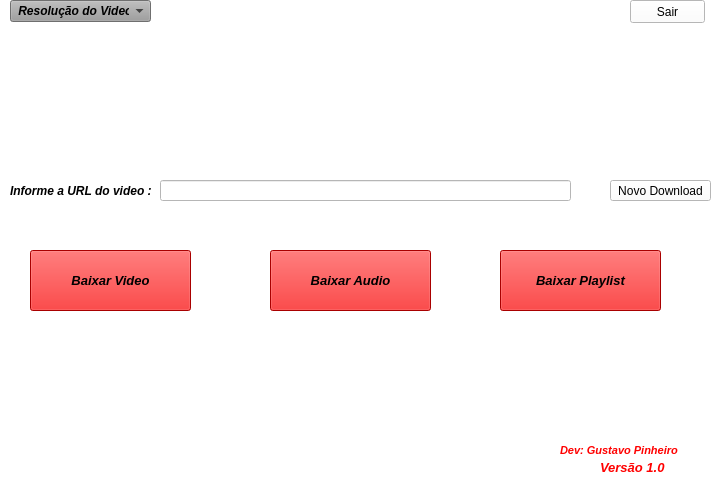
<?xml version="1.0" encoding="UTF-8"?>
<ui version="4.0">
 <author>Gustavo Pinheiro</author>
 <class>AppDownloader</class>
 <widget class="QMainWindow" name="AppDownloader">
  <property name="geometry">
   <rect>
    <x>0</x>
    <y>0</y>
    <width>722</width>
    <height>500</height>
   </rect>
  </property>
  <property name="sizePolicy">
   <sizepolicy hsizetype="Fixed" vsizetype="Fixed">
    <horstretch>0</horstretch>
    <verstretch>0</verstretch>
   </sizepolicy>
  </property>
  <property name="minimumSize">
   <size>
    <width>722</width>
    <height>500</height>
   </size>
  </property>
  <property name="maximumSize">
   <size>
    <width>722</width>
    <height>500</height>
   </size>
  </property>
  <property name="sizeIncrement">
   <size>
    <width>722</width>
    <height>500</height>
   </size>
  </property>
  <property name="windowTitle">
   <string>Gp TubeDownloader</string>
  </property>
  <property name="windowIcon">
   <iconset resource="iconeprogram.qrc">
    <normaloff>:/newPrefix/icone.png</normaloff>
    <normalon>icone.png</normalon>
    <disabledoff>icone.png</disabledoff>
    <disabledon>icone.png</disabledon>
    <activeoff>:/newPrefix/icone.png</activeoff>
    <activeon>icone.png</activeon>
    <selectedoff>icone.png</selectedoff>
    <selectedon>icone.png</selectedon>:/newPrefix/icone.png</iconset>
  </property>
  <property name="styleSheet">
   <string notr="true">background-color: rgb(25, 25, 25);
background-color: rgb(255, 255, 255);
background-color: rgb(255, 255, 255);</string>
  </property>
  <widget class="QWidget" name="centralwidget">
   <property name="enabled">
    <bool>true</bool>
   </property>
   <property name="sizePolicy">
    <sizepolicy hsizetype="Maximum" vsizetype="Ignored">
     <horstretch>0</horstretch>
     <verstretch>0</verstretch>
    </sizepolicy>
   </property>
   <property name="minimumSize">
    <size>
     <width>722</width>
     <height>479</height>
    </size>
   </property>
   <property name="maximumSize">
    <size>
     <width>722</width>
     <height>749</height>
    </size>
   </property>
   <property name="layoutDirection">
    <enum>Qt::LeftToRight</enum>
   </property>
   <widget class="QLabel" name="label">
    <property name="geometry">
     <rect>
      <x>10</x>
      <y>180</y>
      <width>141</width>
      <height>21</height>
     </rect>
    </property>
    <property name="font">
     <font>
      <weight>75</weight>
      <italic>true</italic>
      <bold>true</bold>
     </font>
    </property>
    <property name="styleSheet">
     <string notr="true">background-color: rgb(255, 255, 255);</string>
    </property>
    <property name="text">
     <string>Informe a URL do video : </string>
    </property>
   </widget>
   <widget class="QPushButton" name="pushButton">
    <property name="geometry">
     <rect>
      <x>610</x>
      <y>180</y>
      <width>101</width>
      <height>21</height>
     </rect>
    </property>
    <property name="styleSheet">
     <string notr="true">background-color: rgb(255, 255, 255);</string>
    </property>
    <property name="text">
     <string>Novo Download</string>
    </property>
   </widget>
   <widget class="QPushButton" name="pushButton_2">
    <property name="geometry">
     <rect>
      <x>30</x>
      <y>250</y>
      <width>161</width>
      <height>61</height>
     </rect>
    </property>
    <property name="font">
     <font>
      <pointsize>10</pointsize>
      <weight>75</weight>
      <italic>true</italic>
      <bold>true</bold>
      <underline>false</underline>
     </font>
    </property>
    <property name="cursor">
     <cursorShape>PointingHandCursor</cursorShape>
    </property>
    <property name="mouseTracking">
     <bool>false</bool>
    </property>
    <property name="acceptDrops">
     <bool>false</bool>
    </property>
    <property name="statusTip">
     <string/>
    </property>
    <property name="whatsThis">
     <string/>
    </property>
    <property name="accessibleDescription">
     <string/>
    </property>
    <property name="autoFillBackground">
     <bool>false</bool>
    </property>
    <property name="styleSheet">
     <string notr="true">background-color: rgb(236, 0, 0);</string>
    </property>
    <property name="text">
     <string>Baixar Video</string>
    </property>
    <property name="checkable">
     <bool>false</bool>
    </property>
    <property name="autoExclusive">
     <bool>false</bool>
    </property>
   </widget>
   <widget class="QPushButton" name="pushButton_3">
    <property name="geometry">
     <rect>
      <x>270</x>
      <y>250</y>
      <width>161</width>
      <height>61</height>
     </rect>
    </property>
    <property name="font">
     <font>
      <pointsize>10</pointsize>
      <weight>75</weight>
      <italic>true</italic>
      <bold>true</bold>
     </font>
    </property>
    <property name="cursor">
     <cursorShape>PointingHandCursor</cursorShape>
    </property>
    <property name="styleSheet">
     <string notr="true">background-color: rgb(236, 0, 0);</string>
    </property>
    <property name="text">
     <string>Baixar Audio</string>
    </property>
   </widget>
   <widget class="QPushButton" name="pushButton_4">
    <property name="geometry">
     <rect>
      <x>500</x>
      <y>250</y>
      <width>161</width>
      <height>61</height>
     </rect>
    </property>
    <property name="font">
     <font>
      <pointsize>10</pointsize>
      <weight>75</weight>
      <italic>true</italic>
      <bold>true</bold>
      <underline>false</underline>
      <strikeout>false</strikeout>
     </font>
    </property>
    <property name="cursor">
     <cursorShape>PointingHandCursor</cursorShape>
    </property>
    <property name="styleSheet">
     <string notr="true">background-color: rgb(236, 0, 0);</string>
    </property>
    <property name="text">
     <string extracomment="GG">Baixar Playlist</string>
    </property>
   </widget>
   <widget class="QLineEdit" name="lineEdit">
    <property name="geometry">
     <rect>
      <x>160</x>
      <y>180</y>
      <width>411</width>
      <height>21</height>
     </rect>
    </property>
    <property name="autoFillBackground">
     <bool>false</bool>
    </property>
    <property name="styleSheet">
     <string notr="true">background-color: rgb(255, 255, 255);</string>
    </property>
   </widget>
   <widget class="QLabel" name="label_2">
    <property name="geometry">
     <rect>
      <x>600</x>
      <y>460</y>
      <width>91</width>
      <height>16</height>
     </rect>
    </property>
    <property name="font">
     <font>
      <pointsize>10</pointsize>
      <weight>75</weight>
      <italic>true</italic>
      <bold>true</bold>
     </font>
    </property>
    <property name="styleSheet">
     <string notr="true">background-color: rgb(25, 25, 25);
background-color: rgb(255, 255, 255);</string>
    </property>
    <property name="text">
     <string>&lt;html&gt;&lt;head/&gt;&lt;body&gt;&lt;p&gt;&lt;span style=&quot; font-weight:600; font-style:italic; color:#ff0000;&quot;&gt;Versão 1.0&lt;/span&gt;&lt;/p&gt;&lt;/body&gt;&lt;/html&gt;</string>
    </property>
   </widget>
   <widget class="QLabel" name="label_3">
    <property name="geometry">
     <rect>
      <x>560</x>
      <y>440</y>
      <width>171</width>
      <height>21</height>
     </rect>
    </property>
    <property name="font">
     <font>
      <family>MS Shell Dlg 2</family>
      <pointsize>8</pointsize>
      <weight>9</weight>
      <italic>false</italic>
      <bold>false</bold>
     </font>
    </property>
    <property name="styleSheet">
     <string notr="true">background-color: rgb(25, 25, 25);
background-color: rgb(255, 255, 255);
font: 75 8pt &quot;MS Shell Dlg 2&quot;;</string>
    </property>
    <property name="text">
     <string>&lt;html&gt;&lt;head/&gt;&lt;body&gt;&lt;p&gt;&lt;span style=&quot; font-weight:600; font-style:italic; color:#ff0000;&quot;&gt;Dev: Gustavo Pinheiro &lt;/span&gt;&lt;/p&gt;&lt;/body&gt;&lt;/html&gt;</string>
    </property>
   </widget>
   <widget class="QComboBox" name="comboBox">
    <property name="geometry">
     <rect>
      <x>10</x>
      <y>0</y>
      <width>141</width>
      <height>22</height>
     </rect>
    </property>
    <property name="font">
     <font>
      <weight>75</weight>
      <italic>true</italic>
      <bold>true</bold>
     </font>
    </property>
    <property name="styleSheet">
     <string notr="true">background-color: rgb(255, 8, 0);
background-color: rgb(85, 85, 85);

background-color: rgb(156, 156, 156);</string>
    </property>
    <item>
     <property name="text">
      <string> Resolução do Video</string>
     </property>
    </item>
    <item>
     <property name="text">
      <string>360p</string>
     </property>
    </item>
    <item>
     <property name="text">
      <string>480p</string>
     </property>
    </item>
    <item>
     <property name="text">
      <string>720p</string>
     </property>
    </item>
    <item>
     <property name="text">
      <string>1080p</string>
     </property>
    </item>
   </widget>
   <widget class="QLabel" name="label_4">
    <property name="geometry">
     <rect>
      <x>690</x>
      <y>450</y>
      <width>31</width>
      <height>31</height>
     </rect>
    </property>
    <property name="text">
     <string/>
    </property>
    <property name="pixmap">
     <pixmap>logobandeira.png</pixmap>
    </property>
   </widget>
   <widget class="QLabel" name="label_5">
    <property name="geometry">
     <rect>
      <x>30</x>
      <y>10</y>
      <width>1441</width>
      <height>851</height>
     </rect>
    </property>
    <property name="text">
     <string/>
    </property>
    <property name="pixmap">
     <pixmap>logonova.png</pixmap>
    </property>
    <property name="scaledContents">
     <bool>true</bool>
    </property>
   </widget>
   <widget class="QPushButton" name="pushButton_5">
    <property name="geometry">
     <rect>
      <x>630</x>
      <y>0</y>
      <width>75</width>
      <height>23</height>
     </rect>
    </property>
    <property name="text">
     <string>Sair</string>
    </property>
   </widget>
   <zorder>label_5</zorder>
   <zorder>comboBox</zorder>
   <zorder>label</zorder>
   <zorder>pushButton</zorder>
   <zorder>pushButton_2</zorder>
   <zorder>pushButton_3</zorder>
   <zorder>pushButton_4</zorder>
   <zorder>lineEdit</zorder>
   <zorder>label_2</zorder>
   <zorder>label_3</zorder>
   <zorder>label_4</zorder>
   <zorder>pushButton_5</zorder>
  </widget>
  <widget class="QMenuBar" name="menubar">
   <property name="geometry">
    <rect>
     <x>0</x>
     <y>0</y>
     <width>722</width>
     <height>21</height>
    </rect>
   </property>
  </widget>
 </widget>
 <pixmapfunction>corpng.</pixmapfunction>
 <resources>
  <include location="teste.qrc"/>
  <include location="logosoft.qrc"/>
  <include location="iconeprogram.qrc"/>
 </resources>
 <connections/>
 <designerdata>
  <property name="gridDeltaX">
   <number>10</number>
  </property>
  <property name="gridDeltaY">
   <number>10</number>
  </property>
  <property name="gridSnapX">
   <bool>true</bool>
  </property>
  <property name="gridSnapY">
   <bool>true</bool>
  </property>
  <property name="gridVisible">
   <bool>true</bool>
  </property>
 </designerdata>
</ui>
